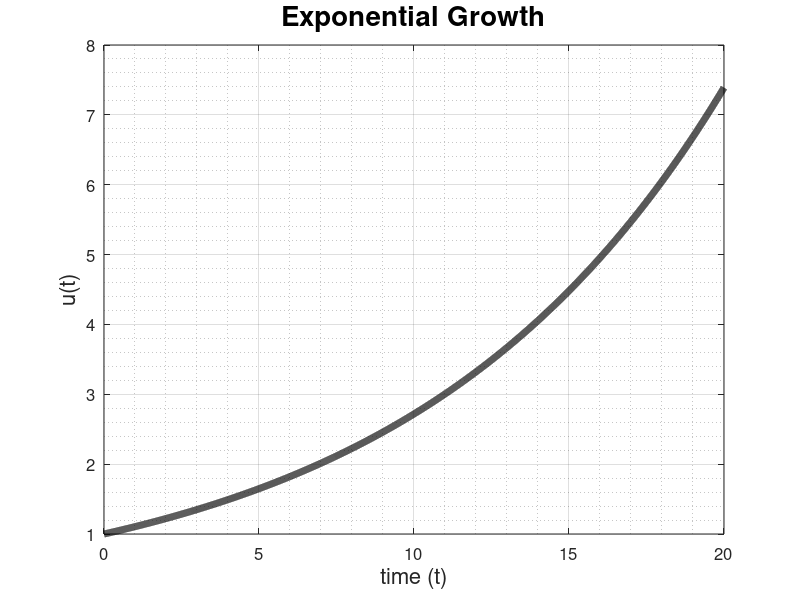

Write the MATLAB code that produced this figure.
%% Exponential Growth/Decay
close all; clear; clc

% Discretize time
N     = 1e4; 
t_0   = 0;
t_end = 20;
t     = linspace(t_0, t_end, N);

% Parameters
k = 0.1;

% Initial condition
u0 = 1;

% Right hand side
dudt = @(t,u) k*u;

% Numerically solve the IVP
[t, u] = ode45(dudt, t, u0);

% Plot
figure(1)
plot(t,u,'k','linewidth',5)
set(gca, 'fontsize',12)
title('Exponential Growth','fontsize',20)
xlabel('time (t)','fontsize',16)
ylabel('u(t)','fontsize',16)
grid on
grid minor
